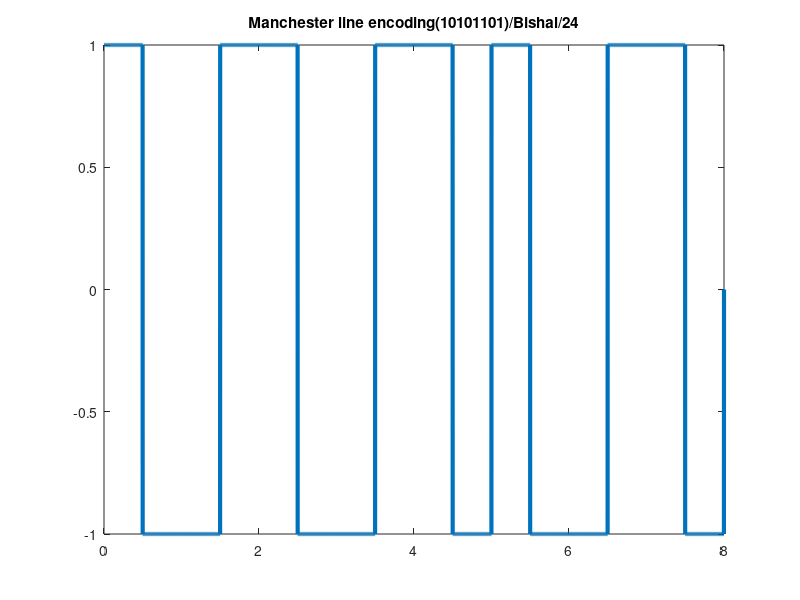

Reproduce this figure in MATLAB.
clc;
clear all;
close all;
bits = [1 0 1 0 1 1 0 1];
bitrate = 1;
n = 1000;
T = length(bits)/bitrate; N = n*length(bits);
dt = T/N;
t = 0:dt:T;
x = zeros(1,length(t));
for i=1:length(bits)
if bits(i)==1
x((i-1)*n+1:(i-1)*n+n/2) = 1; x((i-1)*n+n/2:i*n) = -1;
 else x((i-1)*n+1:(i-1)*n+n/2) = -1; x((i-1)*n+n/2:i*n) = 1;
end;
end;
plot(t, x, 'Linewidth', 3); counter = 0;
for i = 1:length(t)
if t(i)>counter
counter = counter + 1;
if x(i)>0
result(counter) = x(i);
else result(counter) = 0;
end;
end;
end;
title('Manchester line encoding(10101101)/Bishal/24'); disp(result);
